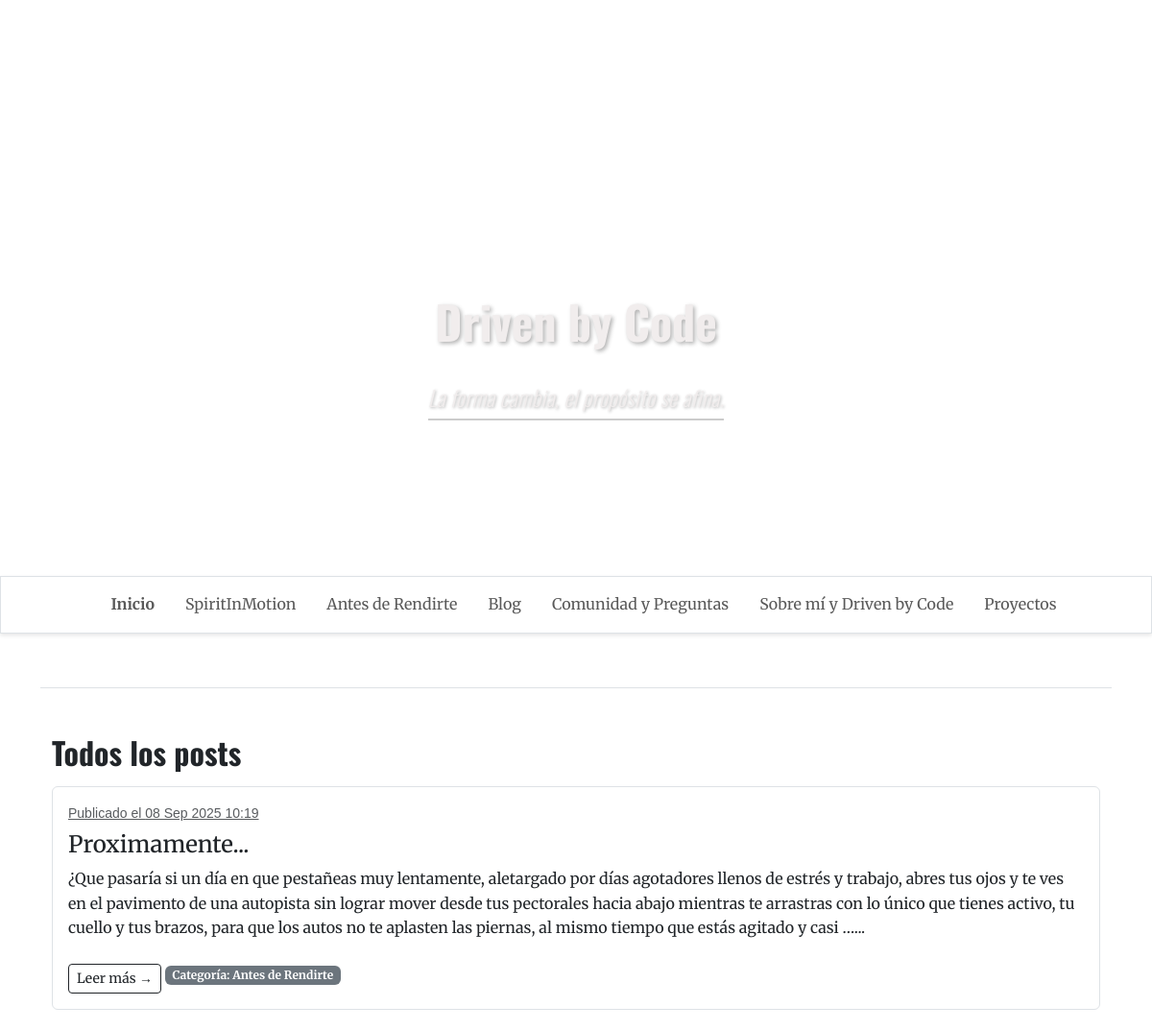
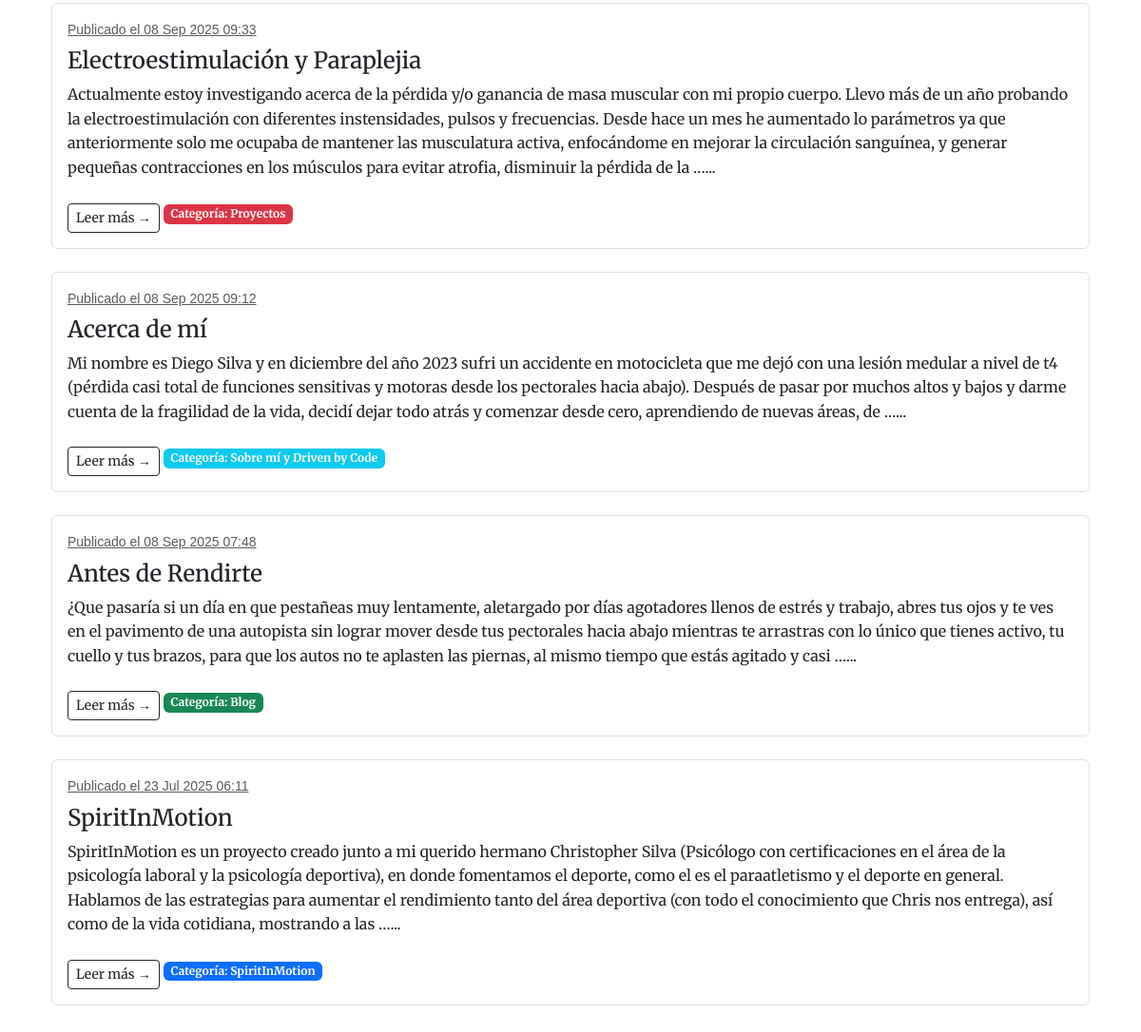
The page /todos/ on the database its author committed (2 pictures, top to bottom).
### dbc_app/models.py (models this page shows, shortened)
class Topic(models.Model):
    text = models.CharField(max_length=200)
    data_added = models.DateTimeField(auto_now_add=True)

class Entry(models.Model):
    topic = models.ForeignKey(Topic, on_delete=models.CASCADE)
    title = models.CharField(max_length=200)
    text = models.TextField()
    data_added = models.DateTimeField(auto_now_add=True)
    class Meta:
        verbose_name_plural = 'entries'

### dbc_app/views.py (the view)
# urls.py: path('todos/', views.todos_los_posts, name='todos_los_posts'),
def todos_los_posts(request):
    todas_las_entradas = Entry.objects.order_by('-data_added')
    context = {'todas_las_entradas': todas_las_entradas}
    return render(request, 'dbc_app/todos_los_posts.html', context)

### dbc_app/context_processors.py (called while the page is built)
def lista_proyectos(request):
    return {'lista_proyectos': Topic.objects.all()}

### dbc_app/templates/dbc_app/todos_los_posts.html
{% extends 'dbc_app/base.html' %}
{% block content %}
  <div class="container my-5">
    <h2 class="oswald">Todos los posts</h2>
    {% for entry in todas_las_entradas %}
      <div class="mb-4 p-3 border rounded bg-white text-start">
        <small class="text-muted d-block mb-2">
          Publicado el {{ entry.data_added|date:"d M Y H:i" }}
        </small>
        <h4>{{ entry.title }}</h4>
        <p>{{ entry.text|truncatewords:70 }}...</p>
        <a href="{% url 'dbc_app:proyectos' entry.topic.id %}" class="btn btn-outline-dark btn-sm mt-2">
          Leer más →
        </a>
        <span class="badge
          {% if entry.topic.id == 1 %}bg-primary
          {% elif entry.topic.id == 2 %}bg-secondary
          {% elif entry.topic.id == 3 %}bg-success
          {% elif entry.topic.id == 4 %}bg-warning
          {% elif entry.topic.id == 6 %}bg-danger
          {% else %}bg-info{% endif %}
        ">
          Categoría: {{ entry.topic.text }}
        </span>
      </div>
    {% endfor %}
  </div>
{% endblock %}

### dbc_app/templates/dbc_app/base.html (shortened to what this page needs)
<!doctype html>
<html lang="es-CL">
<head>
    {% load static %}
    {% load django_bootstrap5 %}
    {% bootstrap_css %}
    <link rel="stylesheet" href="https://cdn.jsdelivr.net/npm/bootstrap-icons@1.10.5/font/bootstrap-icons.css">
    <link rel="stylesheet" href="{% static 'css/custom.css' %}">
</head>
<body>
  <section class="hero-section" style="background-image: url "{% static "img/fondo_v1.jpg" %}'); background-size: cover; background-position: center; background-repeat: no-repeat; height: 100vh;">
    <h1 class="hero-text oswald">Driven by Code</h1>
    <p class="hero-subtext oswald">La forma cambia, el propósito se afina.</p>
  </section>
  <nav class="navbar navbar-expand-md navbar-light bg-light sticky-top border ">
    <div class="container-fluid">
      <div class="collapse navbar-collapse justify-content-center" id="navbarCollapse">
        <ul class="navbar-nav w-100 justify-content-md-center">
            <li class="nav-item nav-divider">
              <a class="nav-link px-3 fw-bold" href="{% url 'dbc_app:index' %}">
                Inicio
              </a>
            </li>
          {% for proyecto in lista_proyectos %}
              <li class="nav-item nav-divider">
              <a class="nav-link px-3" href="{% url 'dbc_app:proyectos' proyecto.id %}">
                  {{ proyecto.text }}
              </a>
              </li>
          {% endfor %}
      </div>
    </div>
  </nav>
  <main class="container mt-5">
    <div class="pb-2 mb-2 border-bottom">
    </div>
    <div>
      {% block content %}{% endblock content %}
    </div>
  </main>
</body>
</html>

### dbc_app/static/css/custom.css (style rules this page uses)
body { font-family: 'Merriweather', serif; font-size: 1rem; line-height: 1.6; color: #212529; }
h1, h2, h3 { margin-bottom: 1rem; font-weight: 700; }
.hero-section { height: 100vh; max-height: 600px; display: flex; flex-direction: column; align-items: center; justify-content: center; text-align: center; position: relative; z-index: 1; margin-top: 0; padding-top: 0; }
.hero-text, .hero-subtext { color: #f1eded; text-shadow: 1px 1px 2px rgba(255, 255, 255, 0.6); }
.hero-text { padding-top: 20vh; font-size: 3rem; text-shadow: 2px 2px 4px rgba(0,0,0,0.3); }
.hero-subtext { margin-top: 1rem; font-style: italic; text-shadow: 1px 1px 3px rgba(0,0,0,0.3); border-bottom: 2px solid #ccc; display: inline-block; padding-bottom: 4px; font-size: 1.4rem; line-height: 1.6; font-weight: 300; letter-spacing: 0.5px; }
body, .dbc-background, .hero-section { margin: 0; padding: 0; }
.sticky-top { position: sticky; top: 0; z-index: 1000; }
.oswald { font-family: 'Oswald', sans-serif !important; }
.navbar { background-color: #ffffff !important; box-shadow: 0 2px 4px rgba(0, 0, 0, 0.1); }
.text-muted { font-family: 'Merryweather', sans-serif; text-decoration: underline; }

### rows shown on the page
Topic: text "SpiritInMotion"
Topic: text "Antes de Rendirte"
Topic: text "Blog"
Topic: text "Comunidad y Preguntas"
Topic: text "Sobre mí y Driven by Code"
Topic: text "Proyectos"
Entry: data_added "08 Sep 2025 10:19", title "Proximamente...", text "¿Que pasaría si un día en que pestañeas muy lentamente, aletargado por días agotadores llenos de estrés y trabajo, abres tus ojos y te ves en el pavimento de una autopista sin lograr mover desde tus pectorales hacia abajo mientras te arrastras con lo único que tienes activo, tu cuello y tus brazos, para que los autos no te aplasten las piernas, al mismo tiempo que estás agitado y casi …", topic.text "Antes de Rendirte"
Entry: data_added "08 Sep 2025 09:33", title "Electroestimulación y Paraplejia", text "Actualmente estoy investigando acerca de la pérdida y/o ganancia de masa muscular con mi propio cuerpo. Llevo más de un año probando la electroestimulación con diferentes instensidades, pulsos y frecuencias. Desde hace un mes he aumentado lo parámetros ya que anteriormente solo me ocupaba de mantener las musculatura activa, enfocándome en mejorar la circulación sanguínea, y generar pequeñas contracciones en los músculos para evitar atrofia, disminuir la pérdida de la …", topic.text "Proyectos"
Entry: data_added "08 Sep 2025 09:12", title "Acerca de mí", text "Mi nombre es Diego Silva y en diciembre del año 2023 sufri un accidente en motocicleta que me dejó con una lesión medular a nivel de t4 (pérdida casi total de funciones sensitivas y motoras desde los pectorales hacia abajo). Después de pasar por muchos altos y bajos y darme cuenta de la fragilidad de la vida, decidí dejar todo atrás y comenzar desde cero, aprendiendo de nuevas áreas, de …", topic.text "Sobre mí y Driven by Code"
Entry: data_added "08 Sep 2025 07:48", title "Antes de Rendirte", text "¿Que pasaría si un día en que pestañeas muy lentamente, aletargado por días agotadores llenos de estrés y trabajo, abres tus ojos y te ves en el pavimento de una autopista sin lograr mover desde tus pectorales hacia abajo mientras te arrastras con lo único que tienes activo, tu cuello y tus brazos, para que los autos no te aplasten las piernas, al mismo tiempo que estás agitado y casi …", topic.text "Blog"
Entry: data_added "23 Jul 2025 06:11", title "SpiritInMotion", text "SpiritInMotion es un proyecto creado junto a mi querido hermano Christopher Silva (Psicólogo con certificaciones en el área de la psicología laboral y la psicología deportiva), en donde fomentamos el deporte, como el es el paraatletismo y el deporte en general. Hablamos de las estrategias para aumentar el rendimiento tanto del área deportiva (con todo el conocimiento que Chris nos entrega), así como de la vida cotidiana, mostrando a las …", topic.text "SpiritInMotion"
